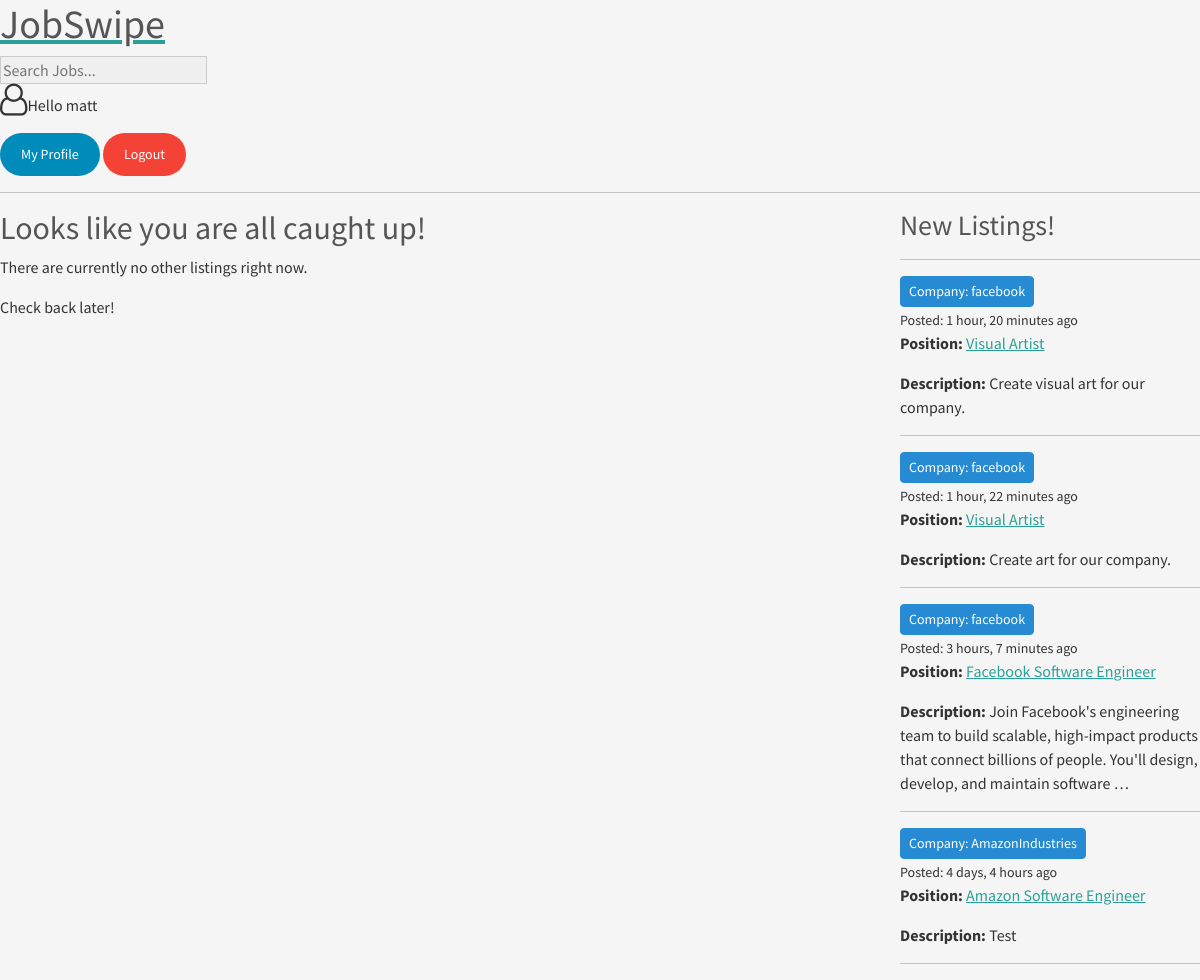
The app's page / (signed in) with its own data.
### base/models.py (models this page shows)
class Job(models.Model):
    host = models.ForeignKey(User, on_delete=models.SET_NULL, null=True)
    field = models.ForeignKey(Field, on_delete=models.SET_NULL, null=True)
    name = models.CharField(max_length=200)
    description = models.TextField(null=True, blank=True)
    participants = models.ManyToManyField(User, related_name='participants', blank=True)
    updated = models.DateTimeField(auto_now=True)
    created = models.DateTimeField(auto_now_add=True)
    class Meta:
       ordering = ['-updated', '-created']
    def __str__(self):
        return self.name

### base/views.py (the view)
# urls.py: path('', views.home, name="home"),
def home(request):
    q = request.GET.get('q') if request.GET.get('q') != None else ''
    jobs = Job.objects.filter(Q(field__name__icontains=q) |
                                 Q(name__icontains=q) |
                                   Q(description__icontains=q)
    )
    fields = Field.objects.all()
    job_count = jobs.count()
    job_messages = Message.objects.filter(Q(job__field__name__icontains=q))
    context = {'jobs': jobs, 'fields':fields,
               'job_count':job_count, 'job_messages': job_messages}
    return render(request, 'base/home.html', context)

### base/templates/base/home.html (shortened to what this page needs)
{% extends 'main.html' %}
{% load static %}
{% block content %}
<div class="home-container">
    <div>
        {% if user.is_authenticated %}
        {% if user.userprofile.user_type == 'employee' %}
        {% include 'base/job_list.html' %}
        {% endif %}
        {% endif %}
    </div>
        <div>
            {% include 'base/activity_component.html' %}
        </div>
    </div>
{% endblock content %}

### templates/navbar.html
<a href="/">
    <h1>JobSwipe</h1>
</a>
<form method="GET" action="{% url 'home' %}">
    <input type="text" name="q" placeholder="Search Jobs..."/>
</form>
{% if request.user.is_authenticated %}
<p> <i class="fa fa-user-o fa-2x" aria-hidden="true"></i>Hello {{request.user}}</p>
<a class ="btn btn-profile navbar-btn" type ="button" href="{% url 'user-profile' request.user.id %}">My Profile</a>
<a class ="btn btn-logout navbar-btn" type ="button" href="{% url 'logout' %}">Logout</a>
{% else %}
<a class ="btn btn-login navbar-btn" type ="button" href="{% url 'login' %}">Login</a>
{% endif %}
<hr>

### base/templates/base/activity_component.html (shortened to what this page needs)
<h3>New Listings!</h3>
<hr>
{% for job in jobs %}
<div>
    <small>
        <a class="btn btn-info btn-sm" href="{% url 'user-profile' job.host.id %}">
            Company: {{ job.host.username }}
        </a><br>
        Posted: {{ job.created|timesince }} ago
    </small>
    <p><strong>Position:</strong> <a href="{% url 'job' job.id %}">{{ job.name }}</a></p>
    <p><strong>Description:</strong> {{ job.description|truncatewords:20 }}</p>
    <hr>
</div>
{% endfor %}

### static/css/styles.css (style rules this page uses)
body { background-color: #f5f5f5; color: #333333; }
h1, h2, h3, h4, h5, h6 { color: #555555; }
input, textarea, select { background-color: #f0f0f0; border: 1px solid #cccccc; }
.navbar-btn { font-size: 14px; padding: 10px 20px; border-radius: 30px; text-decoration: none; display: inline-block; transition: background-color 0.3s ease; }
.btn-profile { background-color: #008CBA; color: white; }
.btn-logout { background-color: #f44336; color: white; }

### base/templates/base/home.html (style rules this page uses)
.home-container { display: grid; grid-template-columns: 3fr 1fr; }

### records on screen
Job: host.username "facebook", created "1 hour, 20 minutes", name "Visual Artist", description "Create visual art for our company."
Job: host.username "facebook", created "1 hour, 22 minutes", name "Visual Artist", description "Create art for our company."
Job: host.username "facebook", created "3 hours, 7 minutes", name "Facebook Software Engineer", description "Join Facebook's engineering team to build scalable, high-impact products that connect billions of people. You'll design, develop, and maintain software …"
Job: host.username "AmazonIndustries", created "4 days, 4 hours", name "Amazon Software Engineer", description "Test"

### other values on screen
{{ request.user }} "matt"
